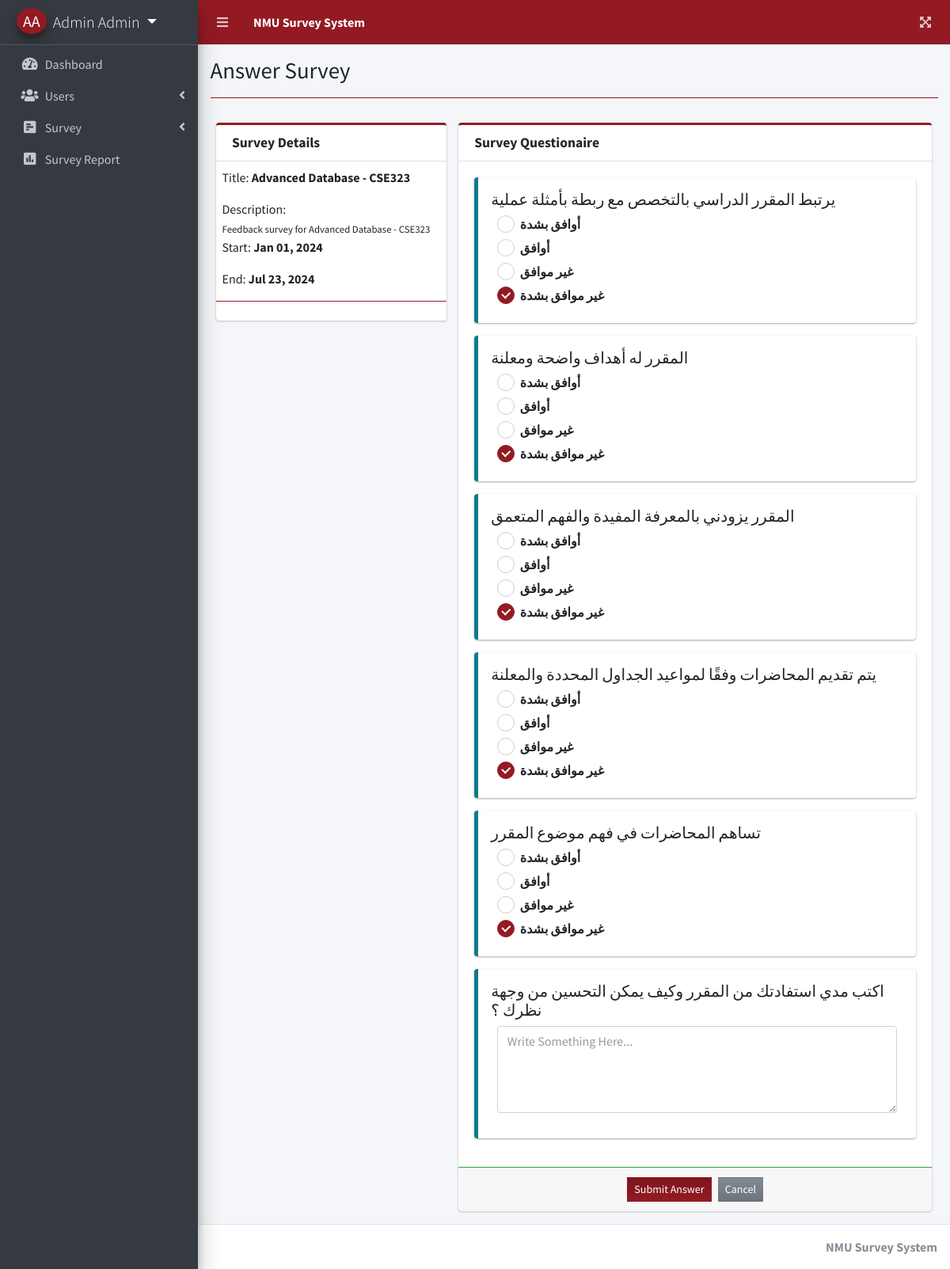
Screenshot of /index.php?page=answer_survey&id=6 (signed in) with the database file from the repository.
### tables this page shows
CREATE TABLE `questions` (
  `id` int(30) NOT NULL,
  `question` text NOT NULL,
  `frm_option` text NOT NULL,
  `type` varchar(50) NOT NULL,
  `order_by` int(11) NOT NULL,
  `survey_id` int(30) NOT NULL,
  `date_created` datetime NOT NULL DEFAULT current_timestamp()
);

### answer_survey.php (the view, shortened to what this page needs)
<?php include 'db_connect.php' ?>
<?php
$qry = $conn->query("SELECT * FROM survey_set where id = ".$_GET['id'])->fetch_array();
foreach($qry as $k => $v){
	if($k == 'title')
		$k = 'stitle';
}
?>
<div class="col-lg-12">
	<div class="row">
		<div class="col-md-4">
			<div class="card card-outline card-primary">
				<div class="card-header">
					<h3 class="card-title"><b>Survey Details</b></h3>
				</div>
				<div class="card-body p-0 py-2">
					<div class="container-fluid">
						<p>Title: <b><?php echo $stitle ?></b></p>
						<p class="mb-0">Description:</p>
						<small><?php echo $description; ?></small>
						<p>Start: <b><?php echo date("M d, Y",strtotime($start_date)) ?></b></p>
						<p>End: <b><?php echo date("M d, Y",strtotime($end_date)) ?></b></p>
					</div>
					<hr class="border-primary">
				</div>
			</div>
		</div>
		<div class="col-md-8">
			<div class="card card-outline card-success">
				<div class="card-header">
					<h3 class="card-title"><b>Survey Questionaire</b></h3>
				</div>
				<form action="" id="manage-survey">
				<div class="card-body ui-sortable">
					<?php
					$question = $conn->query("SELECT * FROM questions where survey_id = $id order by abs(order_by) asc,abs(id) asc");
					while($row=$question->fetch_assoc()):
					?>
					<div class="callout callout-info">
						<h5><?php echo $row['question'] ?></h5>
						<div class="col-md-12">
							<?php
								if($row['type'] == 'radio_opt'):
									foreach(json_decode($row['frm_option']) as $k => $v):
							?>
							<div class="icheck-primary">
		                        <label for="option_<?php echo $k ?>"><?php echo $v ?></label>
		                     </div>
								<?php endforeach; ?>
						<?php else: ?>
							<div class="form-group">
								<textarea name="answer[<?php echo $row['id'] ?>]" id="" cols="30" rows="4" class="form-control" placeholder="Write Something Here..." ></textarea>
							</div>
						<?php endif; ?>
						</div>
					</div>
					<?php endwhile; ?>
				</div>
				</form>
				<div class="card-footer border-top border-success">
					<div class="d-flex w-100 justify-content-center">
						<button class="btn btn-sm btn-flat bg-gradient-primary mx-1" form="manage-survey">Submit Answer</button>
						<button class="btn btn-sm btn-flat bg-gradient-secondary mx-1" type="button" onclick="location.href = 'index.php?page=survey_widget'">Cancel</button>
					</div>
				</div>
			</div>
		</div>
	</div>
</div>

### rows the page displays
questions: question "يرتبط المقرر الدراسي بالتخصص مع ربطة بأمثلة عملية", frm_option "أوافق بشدة", frm_option "أوافق", frm_option "غير موافق", frm_option "غير موافق بشدة"
questions: question "المقرر له أهداف واضحة ومعلنة", frm_option "أوافق بشدة", frm_option "أوافق", frm_option "غير موافق", frm_option "غير موافق بشدة"
questions: question "المقرر يزودني بالمعرفة المفيدة والفهم المتعمق", frm_option "أوافق بشدة", frm_option "أوافق", frm_option "غير موافق", frm_option "غير موافق بشدة"
questions: question "يتم تقديم المحاضرات وفقًا لمواعيد الجداول المحددة والمعلنة", frm_option "أوافق بشدة", frm_option "أوافق", frm_option "غير موافق", frm_option "غير موافق بشدة"
questions: question "تساهم المحاضرات في فهم موضوع المقرر", frm_option "أوافق بشدة", frm_option "أوافق", frm_option "غير موافق", frm_option "غير موافق بشدة"
questions: question "اكتب مدي استفادتك من المقرر وكيف يمكن التحسين من وجهة نظرك ؟", id "Write Something Here..."

### other values shown
$_SESSION['login_firstname'].' '.$_SESSION['login_lastname'] "Admin Admin"
$title "Answer Survey"
$stitle "Advanced Database - CSE323"
$description "Feedback survey for Advanced Database - CSE323"
date("M d, Y",strtotime($start_date)) "Jan 01, 2024"
date("M d, Y",strtotime($end_date)) "Jul 23, 2024"
